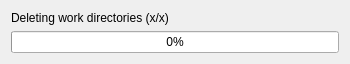
<?xml version="1.0" encoding="UTF-8"?>
<ui version="4.0">
 <class>Dialog</class>
 <widget class="QDialog" name="Dialog">
  <property name="windowModality">
   <enum>Qt::ApplicationModal</enum>
  </property>
  <property name="geometry">
   <rect>
    <x>0</x>
    <y>0</y>
    <width>350</width>
    <height>60</height>
   </rect>
  </property>
  <property name="windowTitle">
   <string>Processing...</string>
  </property>
  <property name="modal">
   <bool>true</bool>
  </property>
  <layout class="QVBoxLayout" name="verticalLayout">
   <item>
    <widget class="QLabel" name="label">
     <property name="text">
      <string>Deleting work directories (x/x)</string>
     </property>
    </widget>
   </item>
   <item>
    <widget class="QProgressBar" name="progressBar">
     <property name="value">
      <number>0</number>
     </property>
    </widget>
   </item>
  </layout>
 </widget>
 <resources/>
 <connections/>
</ui>
